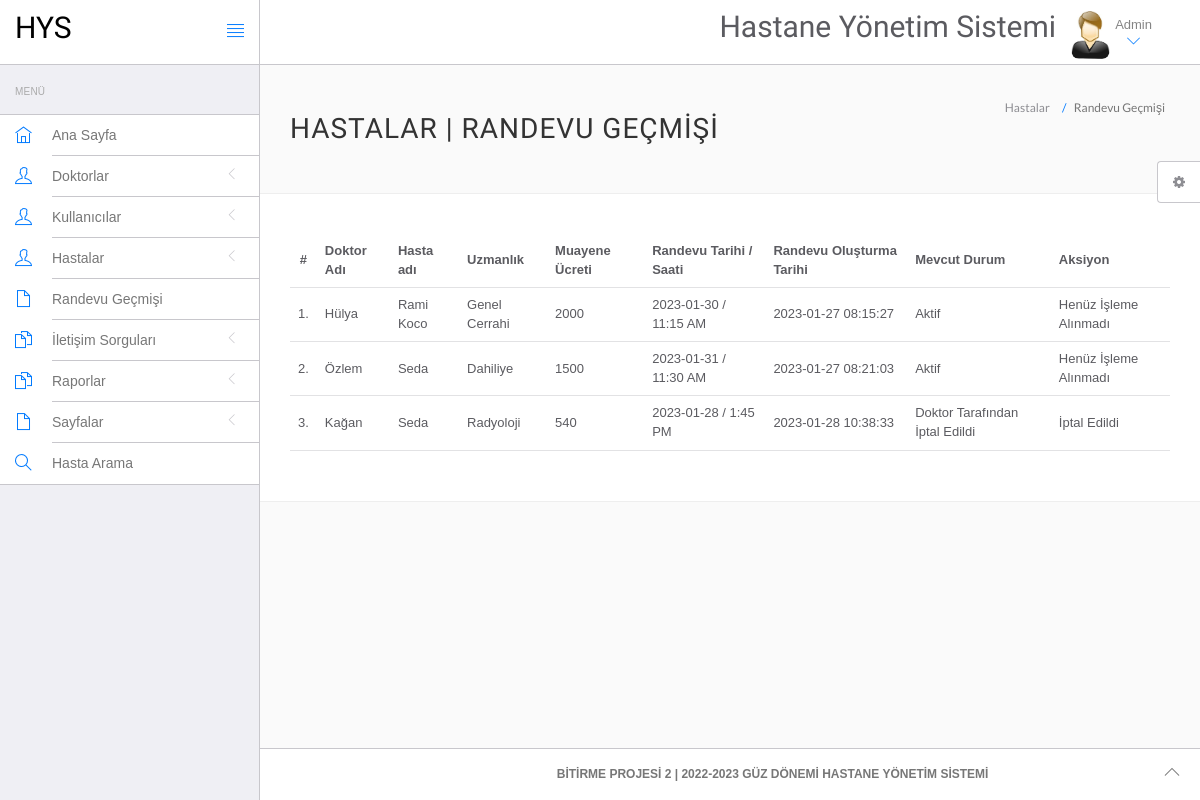
Page /hms/admin/appointment-history.php (signed in) on the committed database.
### tables this page shows
CREATE TABLE `appointment` (
  `id` int(11) NOT NULL,
  `doctorSpecialization` varchar(255) DEFAULT NULL,
  `doctorId` int(11) DEFAULT NULL,
  `userId` int(11) DEFAULT NULL,
  `consultancyFees` int(11) DEFAULT NULL,
  `appointmentDate` varchar(255) DEFAULT NULL,
  `appointmentTime` varchar(255) DEFAULT NULL,
  `postingDate` timestamp NULL DEFAULT CURRENT_TIMESTAMP,
  `userStatus` int(11) DEFAULT NULL,
  `doctorStatus` int(11) DEFAULT NULL,
  `updationDate` timestamp NULL DEFAULT NULL ON UPDATE CURRENT_TIMESTAMP
);

CREATE TABLE `doctors` (
  `id` int(11) NOT NULL,
  `specilization` varchar(255) DEFAULT NULL,
  `doctorName` varchar(255) DEFAULT NULL,
  `address` longtext,
  `docFees` varchar(255) DEFAULT NULL,
  `contactno` bigint(11) DEFAULT NULL,
  `docEmail` varchar(255) DEFAULT NULL,
  `password` varchar(255) DEFAULT NULL,
  `creationDate` timestamp NULL DEFAULT CURRENT_TIMESTAMP,
  `updationDate` timestamp NULL DEFAULT NULL ON UPDATE CURRENT_TIMESTAMP
);

CREATE TABLE `users` (
  `id` int(11) NOT NULL,
  `fullName` varchar(255) DEFAULT NULL,
  `address` longtext,
  `city` varchar(255) DEFAULT NULL,
  `gender` varchar(255) DEFAULT NULL,
  `email` varchar(255) DEFAULT NULL,
  `password` varchar(255) DEFAULT NULL,
  `regDate` timestamp NULL DEFAULT CURRENT_TIMESTAMP,
  `updationDate` timestamp NULL DEFAULT NULL ON UPDATE CURRENT_TIMESTAMP
);

### hms/admin/appointment-history.php (the view, shortened to what this page needs)
<?php
include('include/config.php');
if(strlen($_SESSION['id']==0)) {
 header('location:logout.php');
  } else{
?>
<!DOCTYPE html>
<html lang="tr">
	<head>
		<link rel="stylesheet" href="vendor/bootstrap/css/bootstrap.min.css">
		<link rel="stylesheet" href="vendor/fontawesome/css/font-awesome.min.css">
		<link rel="stylesheet" href="vendor/themify-icons/themify-icons.min.css">
		<link href="vendor/animate.css/animate.min.css" rel="stylesheet" media="screen">
		<link href="vendor/perfect-scrollbar/perfect-scrollbar.min.css" rel="stylesheet" media="screen">
		<link href="vendor/switchery/switchery.min.css" rel="stylesheet" media="screen">
		<link href="vendor/bootstrap-touchspin/jquery.bootstrap-touchspin.min.css" rel="stylesheet" media="screen">
		<link href="vendor/select2/select2.min.css" rel="stylesheet" media="screen">
		<link href="vendor/bootstrap-datepicker/bootstrap-datepicker3.standalone.min.css" rel="stylesheet" media="screen">
		<link href="vendor/bootstrap-timepicker/bootstrap-timepicker.min.css" rel="stylesheet" media="screen">
		<link rel="stylesheet" href="assets/css/styles.css">
		<link rel="stylesheet" href="assets/css/plugins.css">
		<link rel="stylesheet" href="assets/css/themes/theme-1.css" id="skin_color" />
	</head>
	<body>
		<div id="app">
<?php include('include/sidebar.php');?>
			<div class="app-content">
					<?php include('include/header.php');?>
				<div class="main-content" >
					<div class="wrap-content container" id="container">
						<section id="page-title">
							<div class="row">
								<div class="col-sm-8">
									<h1 class="mainTitle">Hastalar  | Randevu Geçmişi</h1>
																	</div>
								<ol class="breadcrumb">
									<li>
										<span>Hastalar</span>
									</li>
									<li class="active">
										<span>Randevu Geçmişi</span>
									</li>
								</ol>
							</div>
						</section>
						<div class="container-fluid container-fullw bg-white">
									<div class="row">
								<div class="col-md-12">
									<table class="table table-hover" id="sample-table-1">
										<thead>
											<tr>
												<th class="center">#</th>
												<th class="hidden-xs">Doktor Adı</th>
												<th>Hasta adı</th>
												<th>Uzmanlık</th>
												<th>Muayene Ücreti</th>
												<th>Randevu Tarihi / Saati </th>
												<th>Randevu Oluşturma Tarihi </th>
												<th>Mevcut Durum</th>
												<th>Aksiyon</th>
											</tr>
										</thead>
										<tbody>
<?php
$sql=mysqli_query($con,"select doctors.doctorName as docname,users.fullName as pname,appointment.*  from appointment join doctors on doctors.id=appointment.doctorId join users on users.id=appointment.userId ");
$cnt=1;
while($row=mysqli_fetch_array($sql))
{
?>
											<tr>
												<td class="center"><?php echo $cnt;?>.</td>
												<td class="hidden-xs"><?php echo $row['docname'];?></td>
												<td class="hidden-xs"><?php echo $row['pname'];?></td>
												<td><?php echo $row['doctorSpecialization'];?></td>
												<td><?php echo $row['consultancyFees'];?></td>
												<td><?php echo $row['appointmentDate'];?> / <?php echo
												 $row['appointmentTime'];?>
												</td>
												<td><?php echo $row['postingDate'];?></td>
												<td>
<?php if(($row['userStatus']==1) && ($row['doctorStatus']==1))
{
	echo "Aktif";
}
if(($row['userStatus']==1) && ($row['doctorStatus']==0))
{
	echo "Doktor Tarafından İptal Edildi";
}
												?></td>
												<td >
												<div class="visible-md visible-lg hidden-sm hidden-xs">
							<?php if(($row['userStatus']==1) && ($row['doctorStatus']==1))
{
echo "Henüz İşleme Alınmadı";
	 } else {
		echo "İptal Edildi";
		} ?>
												</div>
												</td>
											</tr>
											<?php
$cnt=$cnt+1;
											 }?>
										</tbody>
									</table>
								</div>
							</div>
								</div>
					</div>
				</div>
			</div>
	<?php include('include/footer.php');?>
	<?php include('include/setting.php');?>
		</div>
	</body>
</html>
<?php } ?>

### hms/admin/include/sidebar.php (shortened to what this page needs)
<div class="sidebar app-aside" id="sidebar">
				<div class="sidebar-container perfect-scrollbar">
<nav>
						<div class="navbar-title">
							<span>MENÜ</span>
						</div>
						<ul class="main-navigation-menu">
							<li>
								<a href="dashboard.php">
									<div class="item-content">
										<div class="item-media">
											<i class="ti-home"></i>
										</div>
										<div class="item-inner">
											<span class="title"> Ana Sayfa </span>
										</div>
									</div>
								</a>
							</li>
							<li>
								<a href="javascript:void(0)">
									<div class="item-content">
										<div class="item-media">
											<i class="ti-user"></i>
										</div>
										<div class="item-inner">
											<span class="title"> Doktorlar </span><i class="icon-arrow"></i>
										</div>
									</div>
								</a>
								</li>
				<li>
								<a href="javascript:void(0)">
									<div class="item-content">
										<div class="item-media">
											<i class="ti-user"></i>
										</div>
										<div class="item-inner">
											<span class="title"> Kullanıcılar </span><i class="icon-arrow"></i>
										</div>
									</div>
								</a>
								</li>
								<li>
								<a href="javascript:void(0)">
									<div class="item-content">
										<div class="item-media">
											<i class="ti-user"></i>
										</div>
										<div class="item-inner">
											<span class="title"> Hastalar </span><i class="icon-arrow"></i>
										</div>
									</div>
								</a>
								</li>
<li>
								<a href="appointment-history.php">
									<div class="item-content">
										<div class="item-media">
											<i class="ti-file"></i>
										</div>
										<div class="item-inner">
											<span class="title"> Randevu Geçmişi </span>
										</div>
									</div>
								</a>
							</li>
				<li>
								<a href="javascript:void(0)">
									<div class="item-content">
										<div class="item-media">
											<i class="ti-files"></i>
										</div>
										<div class="item-inner">
											<span class="title"> İletişim Sorguları </span><i class="icon-arrow"></i>
										</div>
									</div>
								</a>
								</li>
				<li>
								<a href="javascript:void(0)">
									<div class="item-content">
										<div class="item-media">
											<i class="ti-files"></i>
										</div>
										<div class="item-inner">
											<span class="title"> Raporlar </span><i class="icon-arrow"></i>
										</div>
									</div>
								</a>
							</li>
				<li>
								<a href="javascript:void(0)">
									<div class="item-content">
										<div class="item-media">
											<i class="ti-file"></i>
										</div>
										<div class="item-inner">
											<span class="title"> Sayfalar </span><i class="icon-arrow"></i>
										</div>
									</div>
								</a>
							</li>
								<li>
								<a href="patient-search.php">
									<div class="item-content">
										<div class="item-media">
											<i class="ti-search"></i>
										</div>
										<div class="item-inner">
											<span class="title"> Hasta Arama </span>
										</div>
									</div>
								</a>
							</li>
						</ul>
					</nav>
					</div>
			</div>

### hms/admin/include/header.php (shortened to what this page needs)
<header class="navbar navbar-default navbar-static-top">
					<div class="navbar-header">
						<a class="navbar-brand" href="#">
							<h2 style="padding-top:20%; color:#000 ">HYS</h2>
						</a>
						<a href="#" class="sidebar-toggler pull-right visible-md visible-lg" data-toggle-class="app-sidebar-closed" data-toggle-target="#app">
							<i class="ti-align-justify"></i>
						</a>
					</div>
					<div class="navbar-collapse collapse">
						<ul class="nav navbar-right">
								<li  style="padding-top:2% ">
								<h2>Hastane Yönetim Sistemi</h2>
							</li>
							<li class="dropdown current-user">
								<a href class="dropdown-toggle" data-toggle="dropdown">
									<img src="assets/images/images.jpg" > <span class="username">
			Admin
									<i class="ti-angle-down"></i></i></span>
								</a>
							</li>
						</ul>
					</div>
				</header>

### hms/admin/include/footer.php
<footer>
				<div class="footer-inner">
					<div class="pull-left">
					<span class="text-bold text-uppercase">&nbsp;&nbsp;&nbsp;&nbsp;&nbsp;&nbsp;&nbsp;&nbsp;&nbsp;&nbsp;&nbsp;&nbsp;&nbsp;&nbsp;
			&nbsp;&nbsp;&nbsp;&nbsp;&nbsp;&nbsp;&nbsp;&nbsp;&nbsp; &nbsp;&nbsp;&nbsp;&nbsp;&nbsp;&nbsp;&nbsp;
			&nbsp;&nbsp;&nbsp;&nbsp;&nbsp;&nbsp;&nbsp;&nbsp; &nbsp;&nbsp;&nbsp;&nbsp;&nbsp;&nbsp;
			&nbsp;&nbsp;&nbsp;&nbsp;&nbsp;&nbsp;&nbsp;&nbsp; &nbsp;&nbsp;&nbsp;&nbsp;&nbsp;&nbsp;&nbsp;
			&nbsp;&nbsp;&nbsp;&nbsp;&nbsp;&nbsp;&nbsp;&nbsp; &nbsp;&nbsp;&nbsp;&nbsp;&nbsp;&nbsp;&nbsp;
			Bitirme Projesi 2 | 2022-2023 Güz Dönemi Hastane Yönetim Sistemi</span>
					</div>
					<div class="pull-right">
						<span class="go-top"><i class="ti-angle-up"></i></span>
					</div>
				</div>
			</footer>

### hms/admin/include/setting.php (shortened to what this page needs)
<div class="settings panel panel-default hidden-xs hidden-sm" id="settings">
				<button ct-toggle="toggle" data-toggle-class="active" data-toggle-target="#settings" class="btn btn-default">
					<i class="fa fa-spin fa-gear"></i>
				</button>
			</div>

### hms/admin/assets/css/plugins.css (style rules this page uses)
.perfect-scrollbar { overflow-y: hidden !important; }

### hms/admin/assets/css/themes/theme-1.css (style rules this page uses)
body { background: #FAFAFA; }
header .navbar-header { background: #ffffff !important; border-right-color: #c8c7cc !important; border-bottom-color: #c8c7cc !important; }
header .navbar-header .sidebar-toggler, header .navbar-header .sidebar-mobile-toggler { color: #007aff !important; }
header .navbar-header .navbar-brand { color: #777 !important; }
header .navbar-collapse { background: #ffffff !important; border-bottom-color: #c8c7cc !important; box-shadow: none !important; }
header .navbar-collapse .navbar-right > li > a { color: #777; }
header .navbar-collapse .navbar-right > li > a i { color: #007aff !important; }
#sidebar { background: #EFEFF4 !important; }
#sidebar:before { border-right-width: "1px" !important; border-right-style: solid; border-right-color: #c8c7cc !important; }
#sidebar nav { border-right-width: "1px" !important; border-right-style: solid; border-right-color: #c8c7cc !important; }
#sidebar nav .navbar-title { color: #aaaaaa; }
#sidebar nav > ul { background: #ffffff !important; border-bottom-color: #c8c7cc !important; border-top-color: #c8c7cc !important; }
#sidebar nav > ul > li > a .item-media > i { color: #007aff !important; }
#sidebar nav > ul > li > a .item-inner { color: #777 !important; border-bottom-color: #c8c7cc; }
#app > footer { background: #ffffff !important; border-top-color: #c8c7cc !important; color: #777; }

### rows in the picture
appointment: doctorId.doctorName "Hülya", userId.fullName "Rami Koco", doctorSpecialization "Genel Cerrahi", consultancyFees "2000", appointmentDate "2023-01-30", appointmentTime "11:15 AM", postingDate "2023-01-27 08:15:27", userStatus "Aktif"
appointment: doctorId.doctorName "Özlem", userId.fullName "Seda", doctorSpecialization "Dahiliye", consultancyFees "1500", appointmentDate "2023-01-31", appointmentTime "11:30 AM", postingDate "2023-01-27 08:21:03", userStatus "Aktif"
appointment: doctorId.doctorName "Kağan", userId.fullName "Seda", doctorSpecialization "Radyoloji", consultancyFees "540", appointmentDate "2023-01-28", appointmentTime "1:45 PM", postingDate "2023-01-28 10:38:33", userStatus "Doktor Tarafından İptal Edildi"
